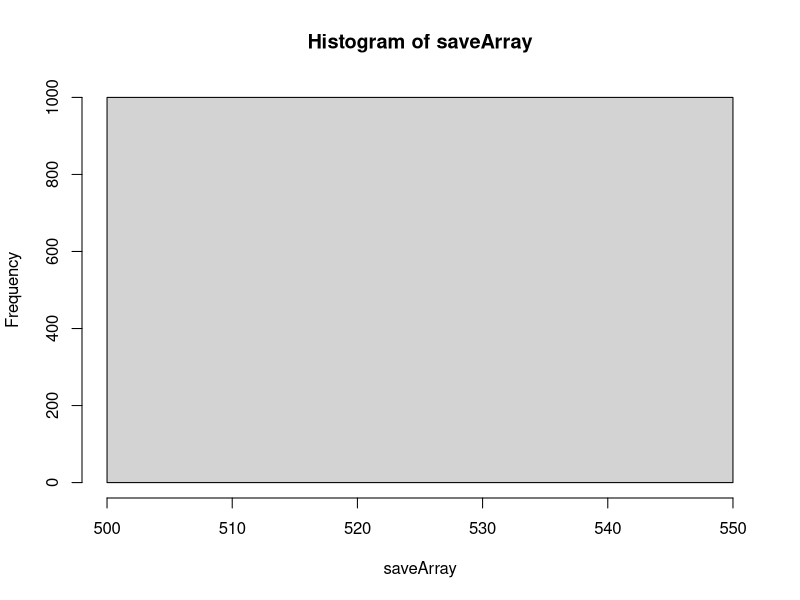

Write R code to recreate this figure.
## ---- chunk 1
knitr::opts_chunk$set(echo = TRUE)
## ---- chunk 2
days = 1:365

saveArray=vector('numeric')
for(k in 1:1000){
  bank = 0
  for(i in 1:525){
    sampleClass = sample(days, 25, replace = TRUE)

    repeats = length(unique(sampleClass))
    if (repeats == 35) bank = bank - 2
    else bank = bank + 1
  }
saveArray[k]= bank
}

## ---- chunk 3
hist(saveArray)
## ---- chunk 4
print('average amt:')
print(mean(saveArray))
